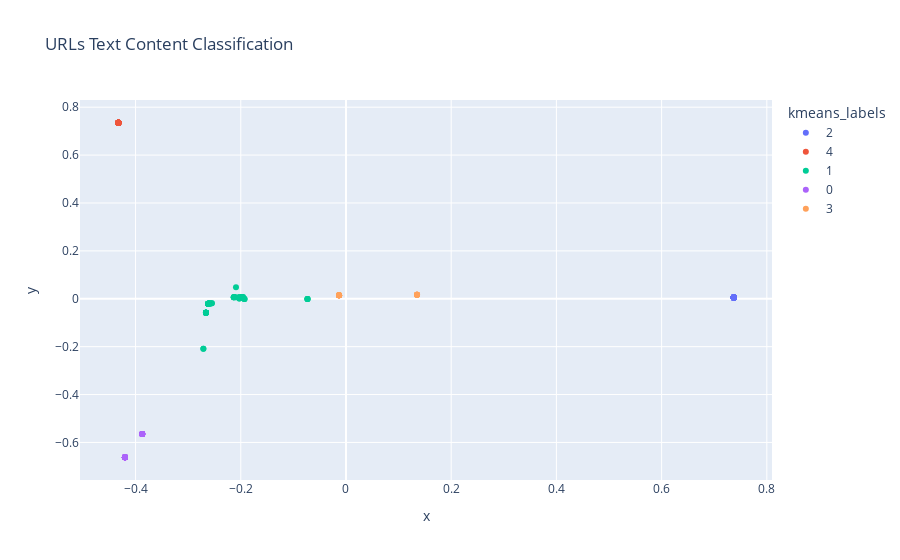

This figure's notebook cell:
### Code cell
df['tfidf'] = (
    df['text-content']
    .pipe(hero.clean)
    .pipe(hero.tfidf)
)

df['kmeans_labels'] = (
    df['tfidf']
    .pipe(hero.kmeans, n_clusters=5)
    .astype(str)
)

df['Classification'] = df['tfidf'].pipe(hero.pca)

hero.scatterplot(df, 'Classification', color='kmeans_labels', title="URLs Text Content Classification")
